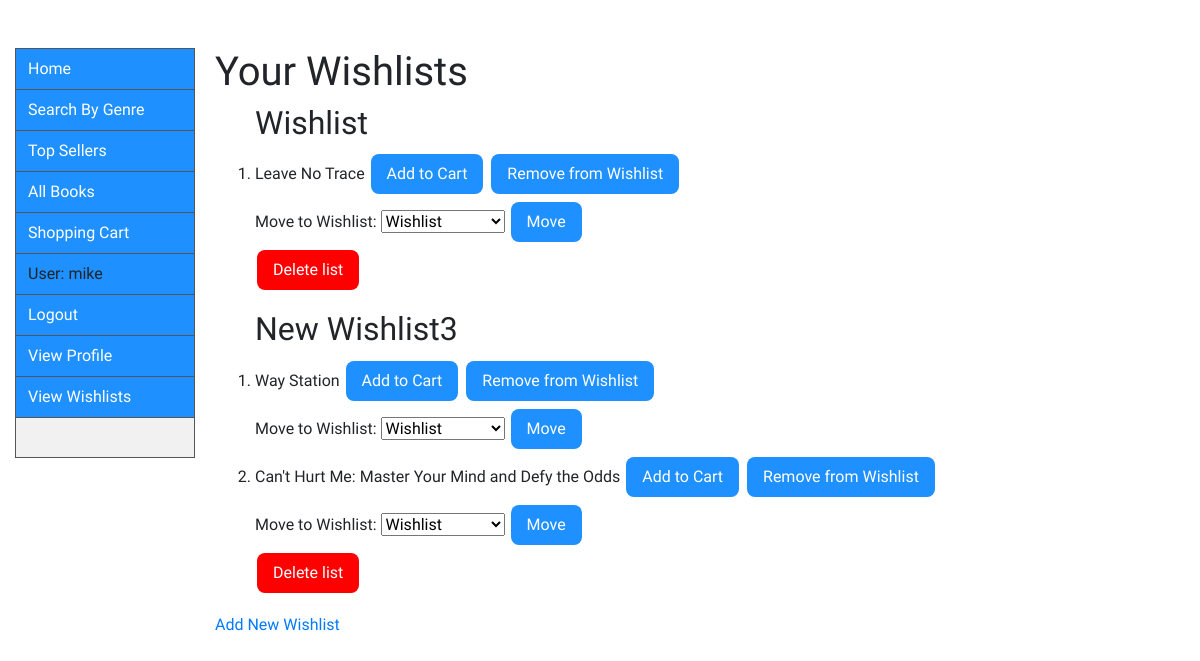
Page /search/wishlists/ (signed in) on the earlier database version.
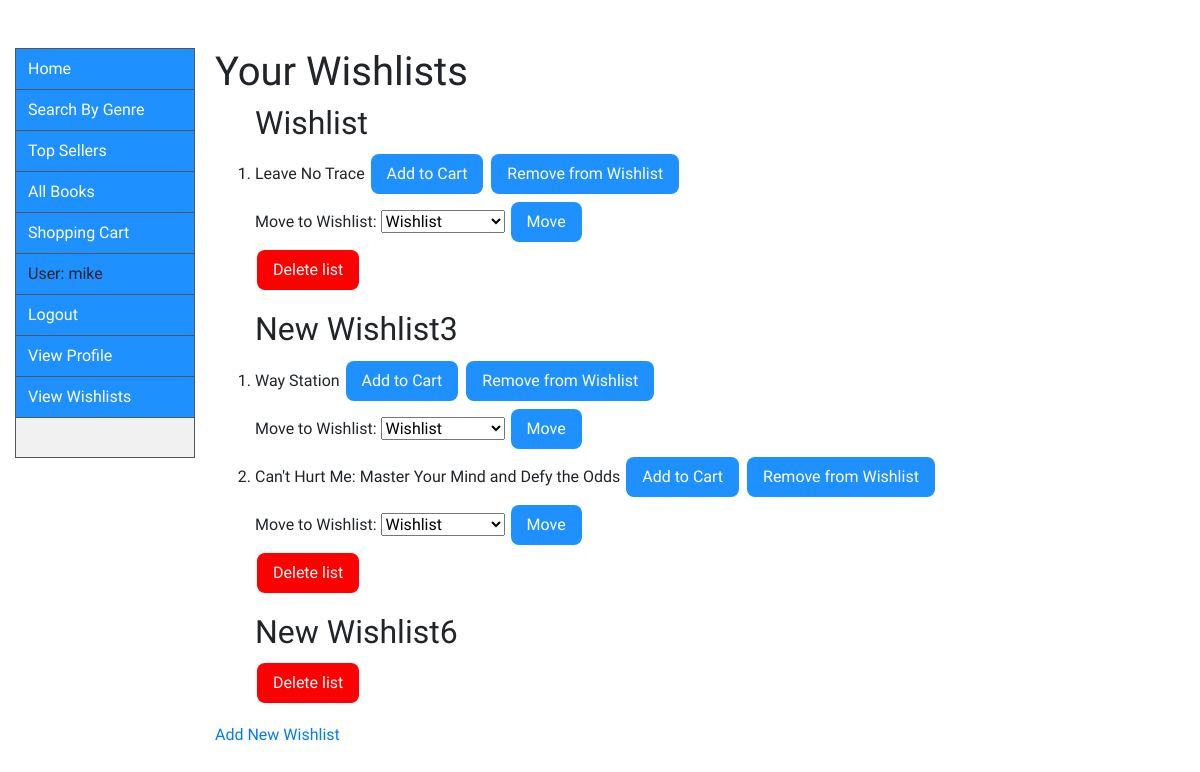
Same page on the later database version.
### catalog/models.py (models this page shows, shortened)
class Wishlist(models.Model):
    user = models.ForeignKey(User, on_delete=models.CASCADE)
    books = models.ManyToManyField(Book)
    name = models.CharField(max_length=100, default='New Wishlist')

class Book(models.Model):
    title = models.CharField(max_length=200)
    author = models.ForeignKey('Author', on_delete=models.SET_NULL, null=True)
    publisher = models.CharField(max_length=50, default='Publisher')
    publishing_date = models.DateTimeField()
    summary = models.TextField(
        max_length=1000, help_text='Enter a brief description of the book')
    price = models.FloatField(default="9.99")
    genre = models.ManyToManyField(
        Genre, help_text='Select a genre for this book')
    model_pic = models.ImageField(upload_to='pics/', blank=True, null=True)
    slug = models.SlugField()
    class Meta:
        verbose_name_plural = "books"
    def get_add_to_cart_url(self):
        return reverse('add-to-cart', kwargs={
            'slug': self.slug
        })
    def get_remove_from_wishlist_url(self):
        return reverse('remove-from-wishlist', kwargs={
            'slug': self.slug
        })
    def get_transfer_wishlist_url(self):
        return reverse('transfer-wishlist', kwargs={
            'slug': self.slug
        })

### catalog/views.py (the view)
# urls.py: path('wishlists/', views.WishlistsView.as_view(), name='wishlists'),
class WishlistsView(generic.ListView):
    model = Wishlist
    template_name = 'catalog/wishlists.html'
    queryset = Book.objects.all()
    def get_context_data(self, **kwargs):
        context = super().get_context_data(**kwargs)
        if self.request.user.is_authenticated:
            context['wishlists'] = Wishlist.objects.filter(
                user=self.request.user)
        return context

### catalog/templates/catalog/wishlists.html (shortened to what this page needs)
{% extends "base_generic.html" %}
{% block content %}
{% if user.is_authenticated %}
    <h1>Your Wishlists</h1>
    {% for wishlist in wishlists %}
    <ol>
    <h2>{{ wishlist.name }}</h2>
    {% for book in wishlist.books.all %}
    <li>{{ book.title }} <a href="{{book.get_add_to_cart_url}}"> <button type="button" class="button2">Add to Cart</button> </a>
    <a href="{{book.get_remove_from_wishlist_url}}"> <button type="button" class="button2">Remove from Wishlist</button> </a>
        <form action="{{book.get_transfer_wishlist_url}}" method="post">
            Move to Wishlist:
            <select name="wish">
                {% for list in wishlists %}
            <option value="{{list.id}}">{{list.name}}</option>
                {% endfor %}
            </select>
            <button type="submit" class="button2">Move</button>
        </form>
    </li>
    {% endfor %}
    <form action="{% url 'delete-wishlist' %}" method="post">{% csrf_token %} <button type="submit" name="del" value="{{wishlist.id}}" class="button3">Delete list</button></form>
    </ol>
    {% endfor %}
    <a href="newwish/">Add New Wishlist</a>
    {% else %}
    <h1>Oops!</h1>
    <p>You are not <a href="{% url 'login' %}">logged in</a>.</p>
{% endif %}
{% endblock %}

### catalog/templates/base_generic.html (shortened to what this page needs)
<!DOCTYPE html>
<html lang="en">
<head>
  <link rel="stylesheet" href="https://stackpath.bootstrapcdn.com/bootstrap/4.1.3/css/bootstrap.min.css">
  {% load static %}
  <link rel="stylesheet" href="{% static 'css/styles.css' %}">
</head>
<body style="background-color: white;">
  <div class="container-fluid">
    <div class="row">
      <div class="col-sm-2">
      {% block sidebar %}
        <ul>
          <li><a href="{% url 'index' %}" class="liststyle">Home</a></li>
          <li><a href="{% url 'search' %}" class="liststyle">Search By Genre</a></li>
          <li><a href="{% url 'topsellers' %}" class="liststyle">Top Sellers</a></li>
          <li><a href="{% url 'books' %}" class="liststyle">All Books</a></li>
          {% if user.is_authenticated %}
          <li><a href="{% url 'shoppingcart' %}" class="liststyle">Shopping Cart</a></li>
          <li><a class="liststyle">User: {{ user.get_username }}</a></li>
          <li><a href="{% url 'logout'%}?next={{request.path}}" class="liststyle">Logout</a></li>
          <li><a href="{% url 'profile'%}" class="liststyle">View Profile</a>
          <li><a href="{% url 'wishlists'%}" class="liststyle">View Wishlists</a>
          {% else %}
          <li><a href="{% url 'login'%}" class="liststyle">Login</a></li>
          <li><a href ="{% url 'signup' %}" class="liststyle">Register</a></li>
          {% endif %}
      {% block pagination %}
        {% load test %}
          {% endblock %}
        </ul>
      {% endblock %}
      </div>
      <div class="col-sm-10" id="col-sm-10">{% block content %}{% endblock %}</div>
    </div>
  </div>
</body>
</html>

### catalog/static/css/styles.css (style rules this page uses)
.button2 { background-color: dodgerblue; border: none; border-radius: 8px; color: white; padding: 8px 16px; text-align: center; text-decoration: none; display: inline-block; font-size: 16px; margin: 4px 2px; cursor: pointer; }
.button3 { background-color: red; border: none; border-radius: 8px; color: white; padding: 8px 16px; text-align: center; text-decoration: none; display: inline-block; font-size: 16px; margin: 4px 2px; cursor: pointer; }
ul { list-style-type: none; margin: 0; padding: 0; width: 15%; background-color: #f1f1f1; position: fixed; height: 51.3%; overflow: auto; border: 1px solid #555; }
li a.liststyle { display: block; background-color: dodgerblue; color: white; padding: 8px 12px; text-decoration: none; border-bottom: 1px solid #555; }

### catalog/templates/base_generic.html (style rules this page uses)
body { font-family: 'Rakkas' }

Differences in the rows shown:
added Wishlist: name "New Wishlist6", {{ wishlist.id }} 17 (drawn)
